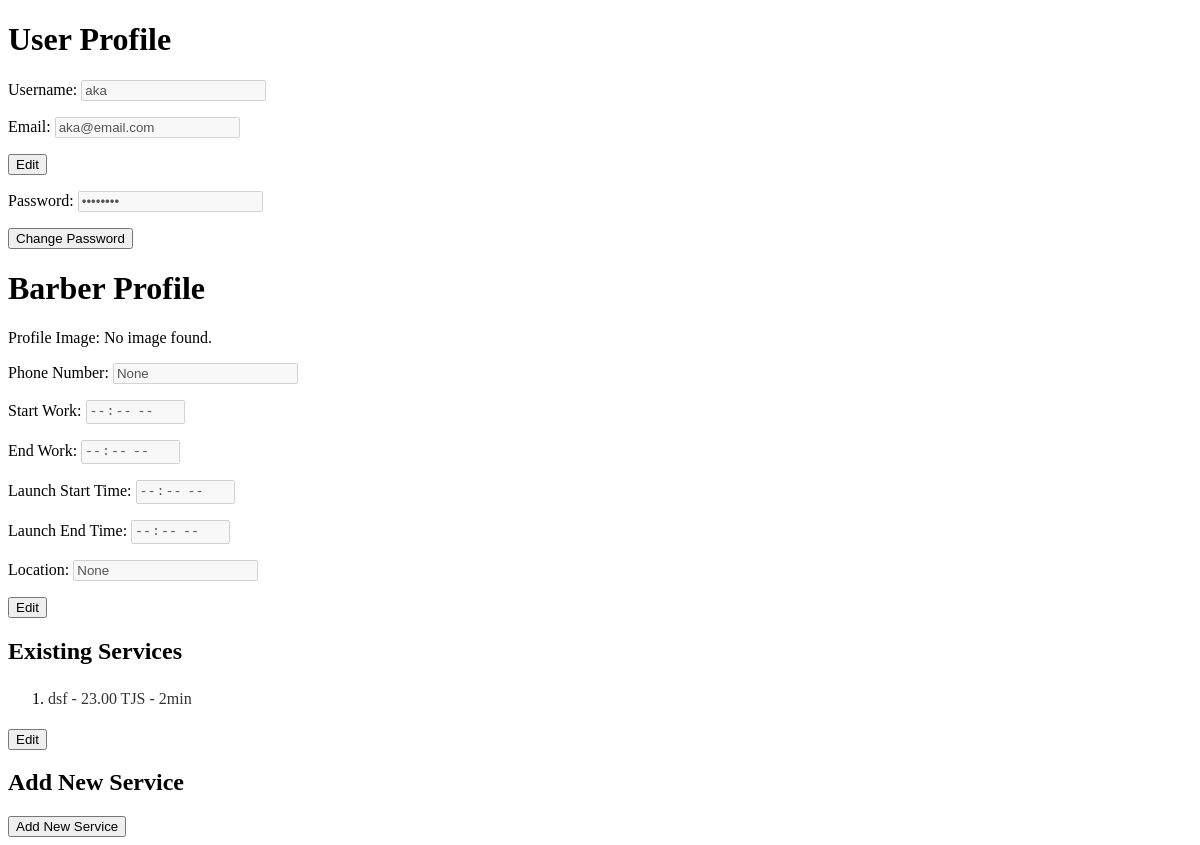
Before: /sar/barber_profile/ (signed in) with the older database file.
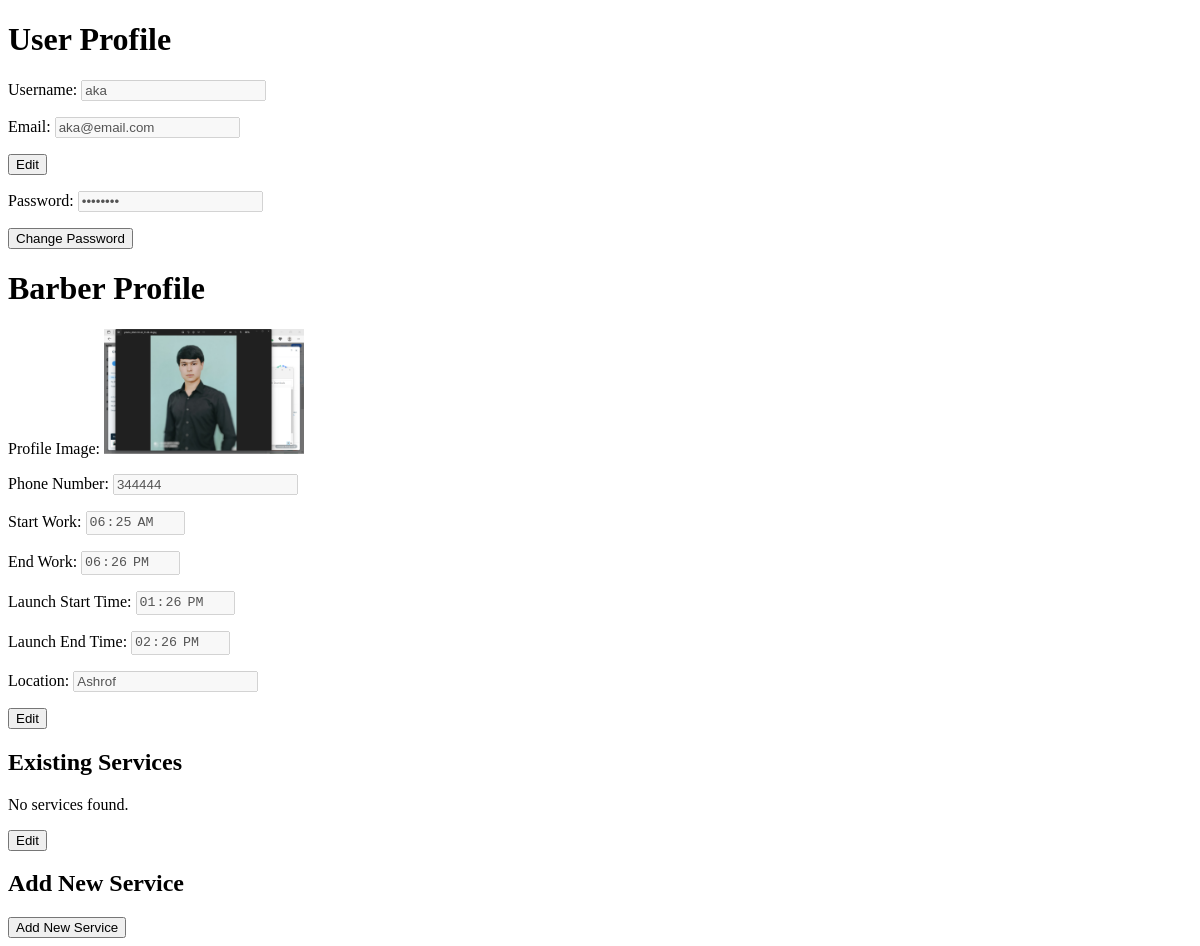
After: the same page with the newer database file.
### main/models.py (models this page shows, shortened)
class CustomUser(AbstractUser):
    is_barber = models.BooleanField(default=False)
    USERNAME_FIELD = 'username'
    REQUIRED_FIELDS = ['email']
    objects = CustomUserManager()

### sartaroshxona/models.py (models this page shows, shortened)
class Barber(models.Model):
    user = models.ForeignKey(CustomUser, on_delete=models.CASCADE, related_name='barber_profile')
    profile_image = models.ImageField(upload_to='profile_images/', null=True, blank=True, default='profile_images/default.png')
    phone_number = models.CharField(max_length=20, null=True, blank=True, default="")
    start_work = models.TimeField(null=True, blank=True)
    end_work = models.TimeField(null=True, blank=True)
    launch_start_time = models.TimeField(null=True, blank=True)
    launch_end_time = models.TimeField(null=True, blank=True)
    location = models.CharField(max_length=50, null=True, blank=True,default="")
    def get_services(self):
        return self.provided_services.all()  # Renamed related name for clarity

class Service(models.Model):
    barber = models.ForeignKey('Barber', on_delete=models.CASCADE, related_name='provided_services')
    title = models.CharField(max_length=50)
    CURRENCY_CHOICES = [
        ('USD', 'US Dollar'),
        ('EUR', 'Euro'),
        ('RUB', 'Russian Ruble'),
        ('TJS', 'Tajik Somoni'),
        ('UZS', 'Uzbekistani Soʻm'),
    ]
    price = models.DecimalField(max_digits=10, decimal_places=2)
    currency = models.CharField(max_length=3, choices=CURRENCY_CHOICES, default='TJS')
    duration_minutes = models.PositiveIntegerField()

### sartaroshxona/views.py (the view)
# urls.py: path('barber_profile/', views.barber_profile, name='barber_profile'),
def barber_profile(request):
    user = request.user
    barber = Barber.objects.get(user=user)  # Fetch the logged-in barber's data
    if request.method == 'POST':
        if 'user_info_form' in request.POST:
            user_form = UserProfileForm(request.POST, instance=request.user)
            if user_form.is_valid():
                user_form.save()
                return redirect('barber_profile')
        elif 'password_change_form' in request.POST:
            password_change_form = PasswordChangeForm(request.user, request.POST)
            if password_change_form.is_valid():
                user = password_change_form.save()
                update_session_auth_hash(request, user)
                return redirect('barber_profile')
        elif 'barber_info_form' in request.POST:
            barber = Barber.objects.get(user=user)
            old_profile_image = barber.profile_image  # Get the old profile image
            barber_form = BarberForm(request.POST, request.FILES, instance=barber)
            if barber_form.is_valid():
                if old_profile_image and 'profile_image' in request.FILES:
                    if os.path.isfile(os.path.join(settings.MEDIA_ROOT, str(old_profile_image))):
                        os.remove(os.path.join(settings.MEDIA_ROOT, str(old_profile_image)))
                barber_form.save()
                return redirect('barber_profile')
        elif 'delete_image' in request.POST:
            barber = Barber.objects.get(user=request.user)
            old_profile_image = barber.profile_image
            if old_profile_image:  # Check if the image exists
                barber.profile_image.delete()
                barber.profile_image = None
                barber.save()
                return redirect('barber_profile')
        elif 'service_edit_form' in request.POST:
            service_ids = request.POST.getlist('id[]')
            titles = request.POST.getlist('title[]')
            prices = request.POST.getlist('price[]')
            currencies = request.POST.getlist('currency[]')
            durations = request.POST.getlist('duration_minutes[]')
            print(service_ids)
            for i, service_id in enumerate(service_ids):
                service = Service.objects.get(pk=service_id)
                service.title = titles[i]
                service.price = prices[i]
                service.currency = currencies[i]
                service.duration_minutes = durations[i]
                service.save()
            return redirect('barber_profile')
        elif 'service_delete_form' in request.POST:
            service_ids_to_delete = request.POST.getlist('delete[]')
            for service_id in service_ids_to_delete:
                service = Service.objects.get(pk=service_id)
                service.delete()
            return redirect('barber_profile')
        elif 'service_form' in request.POST:  # Add new service
            service_form = ServiceForm(request.POST)
            if service_form.is_valid():
                service = service_form.save(commit=False)
                service.master = barber  # Associate the service with the logged-in barber
                service.save()
                return redirect('barber_profile')
    else:
        barber_form = BarberForm(instance=barber)
        service_initial = {'barber': barber}
        service_form = ServiceForm(initial=service_initial)
        user_form = UserProfileForm(instance=request.user)
        password_change_form = PasswordChangeForm(request.user)
    services = barber.get_services()  # Fetch services associated with the barber
    return render(request, 'sartaroshxona/prof.html', {
        'user_form': user_form,
        'password_change_form': password_change_form,
        'barber': barber,
        'barber_form': barber_form,
        'services': services,
        'service_form': service_form
    })

### clients/forms.py
class UserProfileForm(forms.ModelForm):
    class Meta:
        model = CustomUser
        fields = ['username', 'email']  # Include fields that you want users to edit

### sartaroshxona/forms.py
class BarberForm(forms.ModelForm):
    class Meta:
        model = Barber
        fields = '__all__'  # Use all fields from the Barber model

### main/validators.py (called while the page is built)
    def get_help_text(self):
        return "Your password cannot contain sequences of repeating characters (e.g., '111', '222', etc.)."

### sartaroshxona/templates/sartaroshxona/prof.html (shortened to what this page needs)
{% extends 'sartaroshxona/base.html' %}
{% load static %}
{% block content %}
<link rel="stylesheet" href="{% static '/css/prof.css' %}">
<h1>User Profile</h1>
<div id="readOnlyUserMode">
    <p>Username: <input type="text" id="username" value="{{ user_form.username.value }}" disabled></p>
    <p>Email: <input type="email" id="email" value="{{ user_form.email.value }}" disabled></p>
    <button id="editUserButton">Edit</button>
</div>
<div id="readOnlyPasswordMode">
  <p>Password: <input type="password" name="old_password" value="********" id="old_password" disabled></p>
  <button id="editPasswordButton">Change Password</button>
</div>
<h1>Barber Profile</h1>
<div id="readOnlyBarberMode">
    <p>Profile Image:
        {% if barber.profile_image %}
            <img src="{{ barber.profile_image.url }}" alt="Profile Image" style="width: 200px; height: auto;">
        {% else %}
            <span>No image found.</span>
        {% endif %}
    </p>
    <p>Phone Number: <input type="text" name="phone_number" value="{{ barber_form.phone_number.value }}" id="phone_number" disabled></p>
    <p>Start Work: <input type="time" name="start_work" value="{% if barber_form.start_work.value %}{{ barber_form.start_work.value|time:'H:i' }}{% endif %}" id="start_work" disabled></p>
    <p>End Work: <input type="time" name="end_work" value="{% if barber_form.end_work.value %}{{ barber_form.end_work.value|time:'H:i' }}{% endif %}" id="end_work" disabled></p>
    <p>Launch Start Time: <input type="time" name="launch_start_time" value="{% if barber_form.launch_start_time.value %}{{ barber_form.launch_start_time.value|time:'H:i' }}{% endif %}" id="launch_start_time" disabled></p>
    <p>Launch End Time: <input type="time" name="launch_end_time" value="{% if barber_form.launch_end_time.value %}{{ barber_form.launch_end_time.value|time:'H:i' }}{% endif %}" id="launch_end_time" disabled></p>
    <p>Location: <input type="text" name="location" value="{{ barber_form.location.value }}" id="location" disabled></p>
    <button id="editBarberButton">Edit</button>
</div>
<h2>Existing Services</h2>
<div id="readOnlyServiceMode">
    {% if services %}
        <ol>
            {% for service in services %}
                <li>
                    <span class="readonly-input">{{ service.title }} - {{ service.price }} {{ service.currency}} - {{ service.duration_minutes}}min</span>
                </li>
            {% endfor %}
        </ol>
    {% else %}
        <p>No services found.</p>
    {% endif %}
    <button id="editServiceButton">Edit</button>
</div>
<h2>Add New Service</h2>
<div id="showAddServiceForm">
    <button>Add New Service</button>
</div>
{% endblock %}

### sartaroshxona/templates/sartaroshxona/base.html (shortened to what this page needs)
<!DOCTYPE html>
<html lang="en">
<head>
</head>
<body>
    {% block content %}
    {% endblock %}
</body>
</html>

Changed rows visible on the page:
removed Service: title "dsf", price "23.00", currency "TJS", duration_minutes "2"
changed Barber: profile_image: picture added; phone_number "None" → "344444"; location "None" → "Ashrof"
Other visible differences:
form field start_work: (not shown) → "06:25"
form field end_work: (not shown) → "18:26"
form field launch_start_time: (not shown) → "13:26"
form field launch_end_time: (not shown) → "14:26"
text no longer shown: "No image found."
text now shown: "No services found."
